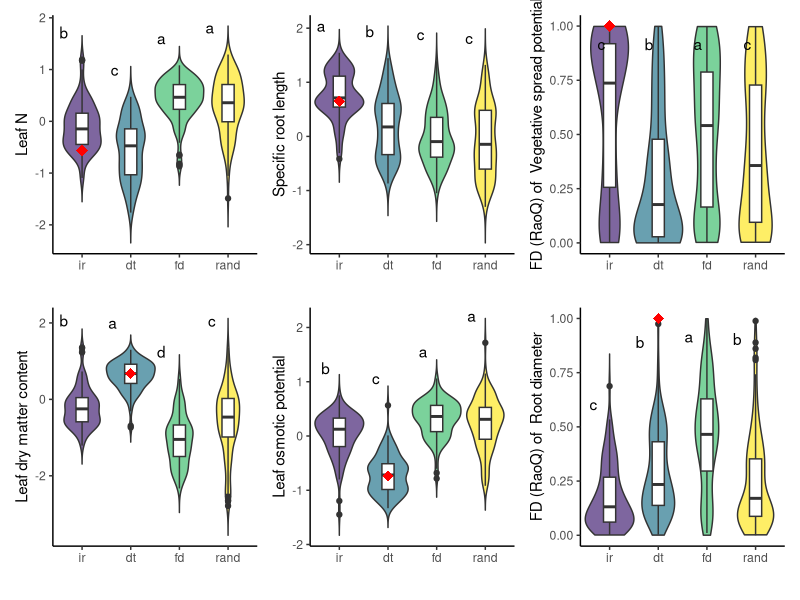
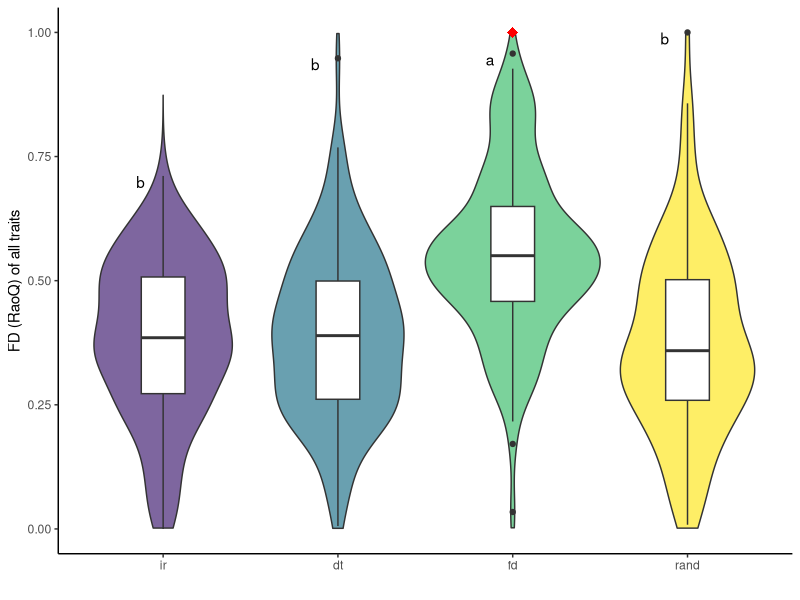
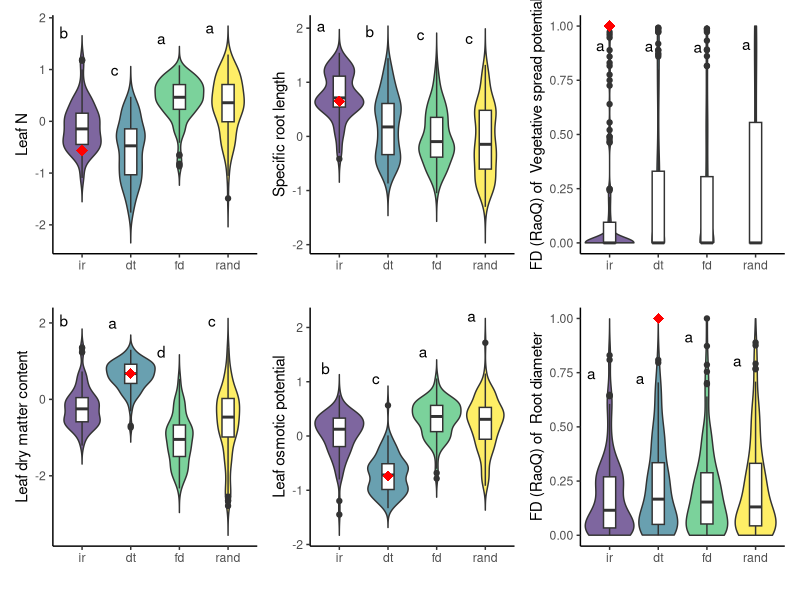
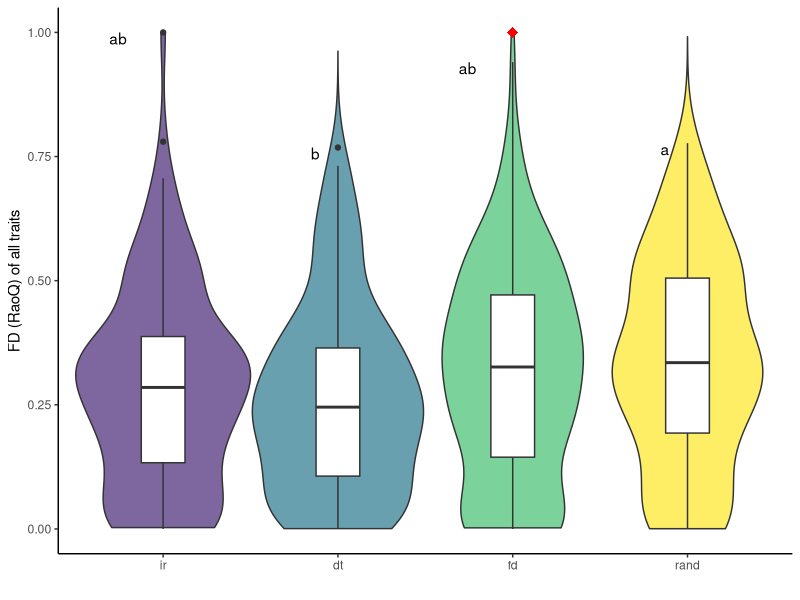
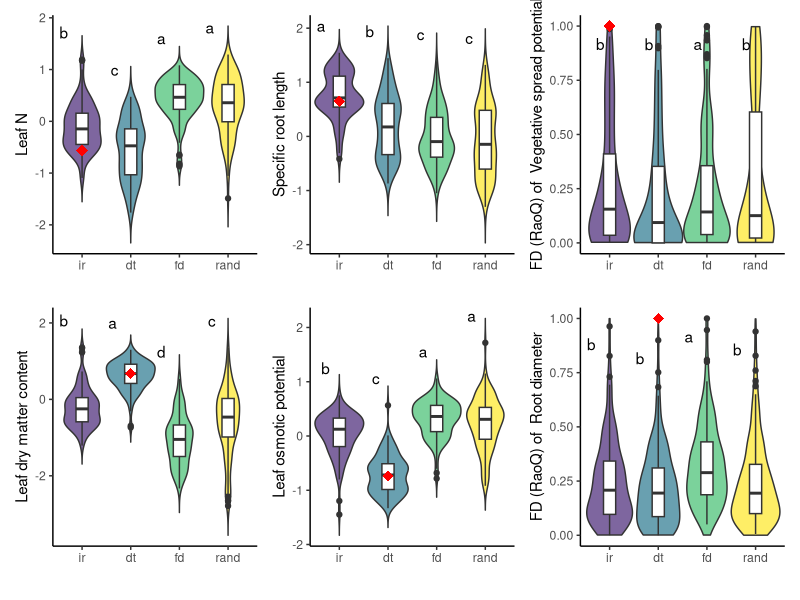
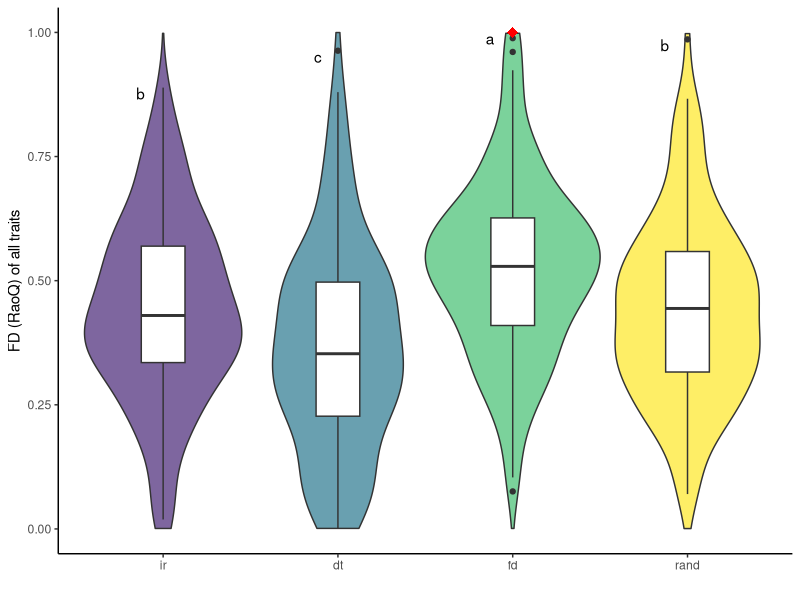
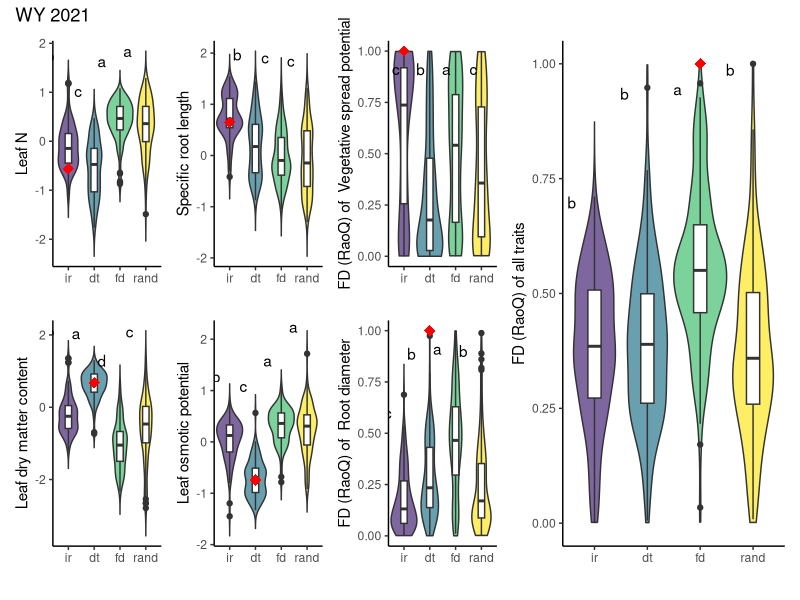
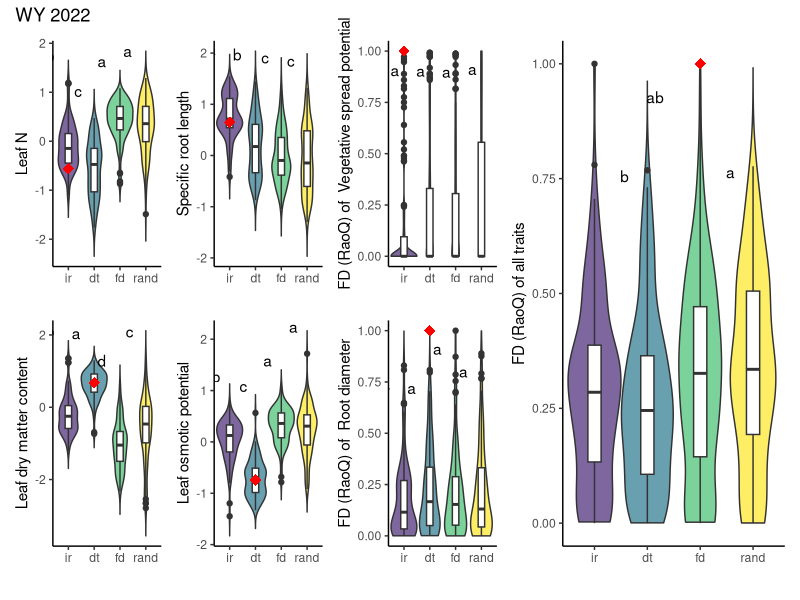

The R source for these figures, in order: (Note: this script raises an error after producing the figures.)
#### General assessment of CWM in different seeding treatment in WY
#### To see how CWM's differed by seeding trt, the following code 
#### creates violin plots and test for differences using ANOVA 
#### (as well as +post-hoc Tukey and plotting) annually.
#### These analyses and figures were used for visualization and initial
#### assessment, but none of these analyses or figures are included in
#### the final manuscript. 

#library loading
library(tidyverse)

#### Create functions
## Functions needed to normalizing RoaQ, making post-hoc letters, 
## and creating figures
# Function for normalizing FD
normalize <- function(x) {
  return ((x - min(x)) / (max(x) - min(x)))
}

# automatically extract post-hoc comparisons from tukey and place on plot
generateTukeyLabel <- function(model, y_var) {
  # Perform Tukey HSD
  tukey_cov <- TukeyHSD(model)
  # Display letters for each site
  multcompView::multcompLetters4(model, tukey_cov)
  sum_labels <- data.frame(multcompView::multcompLetters4(model, tukey_cov)$trt['Letters'])
  sum_labels <- sum_labels %>% rownames_to_column("trt")
  # Obtain letter position for y axis using means
  yvalue <- aggregate(y_var ~ trt, data = model$model, max)
  # Merge dataframes
  tukeylabel <- merge(sum_labels, yvalue)
  return(tukeylabel)
}

# make violin plot for traits functional diversity (RoaQ)
CWM_trait_FD_plot <- function(data, trait, ylab) {
  ggplot(data, aes_string("trt", trait)) +
    geom_violin(aes(fill = trt), width = 1, trim = FALSE) +
    geom_boxplot(width = 0.25) +
    #geom_jitter(width = 0.12, height = 0, size = 1, alpha = 0.3) +
    scale_fill_viridis_d(option = "D", begin = 0.1, end = 1, alpha = 0.7) +
    theme_classic() +
    ylab(paste("FD (RaoQ) of ", ylab)) +
    xlab("") +
    ylim(0,1)+
    #ylim(0,max(trait+.5)) +
    theme(legend.position = "none")
}

# make violin plot for trait 
CWM_trait_plot <- function(data, trait, ylab) {
  ggplot(data, aes_string("trt", trait)) +
    geom_violin(aes(fill = trt), width = 1, trim = FALSE) +
    geom_boxplot(width = 0.25) +
    #geom_jitter(width = 0.12, height = 0, size = 1, alpha = 0.3) +
    scale_fill_viridis_d(option = "D", begin = 0.1, end = 1, alpha = 0.7) +
    theme_classic() +
    ylab(ylab) +
    xlab("") +
    theme(legend.position = "none")
}


#### reading in data
dat <- read.csv("data/cwm_wy.csv") #cwm data
dat$trt <- factor(dat$trt, levels = c('ir','dt','fd','rand'),ordered = TRUE) #order trt levels
datFD <- read.csv("data/cwm_raoq_wy.csv") #cwm RoaQ data
datFD$trt <- factor(datFD$trt, levels = c('ir','dt','fd','rand'),ordered = TRUE) #order trt levels
#trait data
traits.wy <- read.csv("data/mixedgrass.csv", header=TRUE, row.names=1) # CSV of species-trait combinations (for OG 25)
traits.wy <- traits.wy[traits.wy$use==1,] # subset use=1
traits.wy$PLSg.m2.mono <- traits.wy$PLSlbs.acre.mono * (453.59237 / 4046.8564224) #convert lb/acre to g/m2
#scale traits
traits.wy$srl = scale(log(traits.wy$srl))
traits.wy$ldmc = scale(log(traits.wy$ldmc))
traits.wy$leafn = scale(log(traits.wy$leafn))
traits.wy$lop = scale(traits.wy$lop)
traits.wy$rootdiam = scale(log(traits.wy$rootdiam))
traits.wy$sla = scale(log(traits.wy$sla))
traits.wy$rdmc = scale(log(traits.wy$rdmc))

## subset data by year for figures
subdat21 <- dat %>% filter(year=="2021")
subdatFD21 <- datFD %>% filter(year=="2021")
subdat22 <- dat %>% filter(year=="2022")
subdatFD22 <- datFD %>% filter(year=="2022")
subdat23 <- dat %>% filter(year=="2023")
subdatFD23 <- datFD %>% filter(year=="2023")

#### Did traits of seeding treatments differ? (ANOVA, post-hoc Tukey, and plotting)
#### 2021 ####
summary(leafn21.mod <- aov(leafn~trt, subdat21))
leafn21.tuk <- generateTukeyLabel(leafn21.mod, subdat21$leafn)
leafn.wy.21 <- CWM_trait_plot(subdat21,subdat21$leafn,"Leaf N") +
  geom_point(aes(y=quantile(leafn,.25),x="ir"), data=traits.wy, col= "red", shape=18, size=3.5) + # Specifying the target object (red dot).
#  geom_point(aes(y=quantile(cwm21.wy$leafn,.25),x="ir"), data=traits.wy, col= "red", shape=18, size=3.5) # target could be specified per year, but probably makes less sense.
  geom_text(data = leafn21.tuk, aes(x = trt, y = y_var, label = Letters), hjust=2.5, vjust=-1.75, col="black") #add tukey labels

summary(srl21.mod <- aov(srl~trt, subdat21))
srl21.tuk <- generateTukeyLabel(srl21.mod, subdat21$srl)
srl.wy.21 <- CWM_trait_plot(subdat21,subdat21$srl,"Specific root length") +
  geom_point(aes(y=quantile(srl,.7557),x="ir"), data=traits.wy, col= "red", shape=18, size=3.5) +
  geom_text(data = srl21.tuk, aes(x = trt, y = y_var, label = Letters), hjust=2.5, vjust=-1.75, col="black") #add tukey labels

# veg.wy.21 <- CWM_trait_plot(cwm21.wy,cwm21.wy$veg,"Vegetative spread potential") +
#   ylim(0,1)
#plot veg as Raoq instead (normalize FD/RoaQ)
subdatFD21$veg <- normalize(subdatFD21$veg) #(normalize FD/RoaQ)
summary(veg21.mod <- aov(srl~trt, subdatFD21)) #summary model
veg21.tuk <- generateTukeyLabel(veg21.mod, subdatFD21$veg) #tukey and labels
veg.wy.21 <- CWM_trait_FD_plot(subdatFD21,subdatFD21$veg,"Vegetative spread potential") +
  geom_point(aes(y=max(veg),x="ir"),data=subdatFD21, col= "red", shape=18, size=3.5) + #get target FD from annual highest possible (?)
  geom_text(data = veg21.tuk, aes(x = trt, y = y_var, label = Letters), hjust=1.5, vjust=2, col="black") #add tukey labels

summary(ldmc21.mod <- aov(ldmc~trt, subdat21))
ldmc21.tuk <- generateTukeyLabel(ldmc21.mod, subdat21$ldmc)
ldmc.wy.21 <- CWM_trait_plot(subdat21,subdat21$ldmc,"Leaf dry matter content") +
  geom_point(aes(y=quantile(ldmc,.75),x="dt"),data=traits.wy, col= "red", shape=18, size=3.5) +
  geom_text(data = ldmc21.tuk, aes(x = trt, y = y_var, label = Letters), hjust=2.5, vjust=-1.75, col="black") #add tukey labels

summary(lop21.mod <- aov(lop~trt, subdat21))
lop21.tuk <- generateTukeyLabel(lop21.mod, subdat21$lop)
lop.wy.21 <- CWM_trait_plot(subdat21,subdat21$lop,"Leaf osmotic potential") +
  geom_point(aes(y=quantile(lop,.25),x="dt"),data=traits.wy, col= "red", shape=18, size=3.5) +
  geom_text(data = lop21.tuk, aes(x = trt, y = y_var, label = Letters), hjust=2, vjust=-1.75, col="black") #add tukey labels

# rootdiam.wy.21 <- CWM_trait_plot(cwm21.wy,cwm21.wy$rootdiam,"Root diameter")
#plot veg as Raoq instead (normalize FD/RoaQ)
subdatFD21$rootdiam <- normalize(subdatFD21$rootdiam) #(normalize FD/RoaQ)
summary(rd21.mod <- aov(rootdiam~trt, subdatFD21)) #summary model
rd21.tuk <- generateTukeyLabel(rd21.mod, subdatFD21$rootdiam) #tukey and labels
rootdiam.wy.21 <- CWM_trait_FD_plot(subdatFD21,subdatFD21$rootdiam,"Root diameter") +
  geom_point(aes(y=max(rootdiam),x="dt"),data=subdatFD21, col= "red", shape=18, size=3.5) + #get target FD from annual highest possible (?)
  geom_text(data = rd21.tuk, aes(x = trt, y = y_var, label = Letters), hjust=2.5, vjust=2, col="black") #add tukey labels

subdatFD21$full <- normalize(subdatFD21$full) #(normalize FD/RoaQ)
summary(full21.mod <- aov(full~trt, subdatFD21)) #summary model
full21.tuk <- generateTukeyLabel(full21.mod, subdatFD21$full) #tukey and labels
FD.wy.21 <- subdatFD21 %>% 
  ggplot(aes(trt,full)) +
  geom_violin(aes(fill=trt), width=1, trim=F) +
  geom_boxplot(width=.25) +
  #geom_jitter(width=.12, height = 0, size= 1, alpha=.3) +
  scale_fill_viridis_d(option="D", begin = .1, end = 1, alpha=.7) +
  theme_classic() + ylab("FD (RaoQ) of all traits") + xlab("") + 
  ylim(0,1)+
  #ylim(0,max(cwm_roaq21.wy$full+3)) +
  theme(legend.position  = "none") +
  geom_point(aes(y=max(full),x="fd"),data=subdatFD21, col= "red", shape=18, size=3.5) + #get target FD from annual highest possible (?)
  geom_text(data = full21.tuk, aes(x = trt, y = y_var, label = Letters), hjust=3, vjust=1, col="black") #add tukey labels



#### 2022 ####
summary(leafn22.mod <- aov(leafn~trt, subdat22))
leafn22.tuk <- generateTukeyLabel(leafn22.mod, subdat22$leafn)
leafn.wy.22 <- CWM_trait_plot(subdat22,subdat22$leafn,"Leaf N") +
  geom_point(aes(y=quantile(leafn,.25),x="ir"), data=traits.wy, col= "red", shape=18, size=3.5) + # Specifying the target object (red dot).
  #  geom_point(aes(y=quantile(cwm22.wy$leafn,.25),x="ir"), data=traits.wy, col= "red", shape=18, size=3.5) # target could be specified per year, but probably makes less sense.
  geom_text(data = leafn22.tuk, aes(x = trt, y = y_var, label = Letters), hjust=2.5, vjust=-1.75, col="black") #add tukey labels

summary(srl22.mod <- aov(srl~trt, subdat22))
srl22.tuk <- generateTukeyLabel(srl22.mod, subdat22$srl)
srl.wy.22 <- CWM_trait_plot(subdat22,subdat22$srl,"Specific root length") +
  geom_point(aes(y=quantile(srl,.7557),x="ir"), data=traits.wy, col= "red", shape=18, size=3.5) +
  geom_text(data = srl22.tuk, aes(x = trt, y = y_var, label = Letters), hjust=2.5, vjust=-1.75, col="black") #add tukey labels

# veg.wy.22 <- CWM_trait_plot(cwm22.wy,cwm22.wy$veg,"Vegetative spread potential") +
#   ylim(0,1)
#plot veg as Raoq instead (normalize FD/RoaQ)
subdatFD22$veg <- normalize(subdatFD22$veg) #(normalize FD/RoaQ)
summary(veg22.mod <- aov(srl~trt, subdatFD22)) #summary model
veg22.tuk <- generateTukeyLabel(veg22.mod, subdatFD22$veg) #tukey and labels
veg.wy.22 <- CWM_trait_FD_plot(subdatFD22,subdatFD22$veg,"Vegetative spread potential") +
  geom_point(aes(y=max(veg),x="ir"),data=subdatFD22, col= "red", shape=18, size=3.5) + #get target FD from annual highest possible (?)
  geom_text(data = veg22.tuk, aes(x = trt, y = y_var, label = Letters), hjust=1.5, vjust=2, col="black") #add tukey labels

summary(ldmc22.mod <- aov(ldmc~trt, subdat22))
ldmc22.tuk <- generateTukeyLabel(ldmc22.mod, subdat22$ldmc)
ldmc.wy.22 <- CWM_trait_plot(subdat22,subdat22$ldmc,"Leaf dry matter content") +
  geom_point(aes(y=quantile(ldmc,.75),x="dt"),data=traits.wy, col= "red", shape=18, size=3.5) +
  geom_text(data = ldmc22.tuk, aes(x = trt, y = y_var, label = Letters), hjust=2.5, vjust=-1.75, col="black") #add tukey labels

summary(lop22.mod <- aov(lop~trt, subdat22))
lop22.tuk <- generateTukeyLabel(lop22.mod, subdat22$lop)
lop.wy.22 <- CWM_trait_plot(subdat22,subdat22$lop,"Leaf osmotic potential") +
  geom_point(aes(y=quantile(lop,.25),x="dt"),data=traits.wy, col= "red", shape=18, size=3.5) +
  geom_text(data = lop22.tuk, aes(x = trt, y = y_var, label = Letters), hjust=2, vjust=-1.75, col="black") #add tukey labels

# rootdiam.wy.22 <- CWM_trait_plot(cwm22.wy,cwm22.wy$rootdiam,"Root diameter")
#plot veg as Raoq instead (normalize FD/RoaQ)
subdatFD22$rootdiam <- normalize(subdatFD22$rootdiam) #(normalize FD/RoaQ)
summary(rd22.mod <- aov(rootdiam~trt, subdatFD22)) #summary model
rd22.tuk <- generateTukeyLabel(rd22.mod, subdatFD22$rootdiam) #tukey and labels
rootdiam.wy.22 <- CWM_trait_FD_plot(subdatFD22,subdatFD22$rootdiam,"Root diameter") +
  geom_point(aes(y=max(rootdiam),x="dt"),data=subdatFD22, col= "red", shape=18, size=3.5) + #get target FD from annual highest possible (?)
  geom_text(data = rd22.tuk, aes(x = trt, y = y_var, label = Letters), hjust=2.5, vjust=2, col="black") #add tukey labels

subdatFD22$full <- normalize(subdatFD22$full) #(normalize FD/RoaQ)
summary(full22.mod <- aov(full~trt, subdatFD22)) #summary model
full22.tuk <- generateTukeyLabel(full22.mod, subdatFD22$full) #tukey and labels
FD.wy.22 <- subdatFD22 %>% 
  ggplot(aes(trt,full)) +
  geom_violin(aes(fill=trt), width=1, trim=F) +
  geom_boxplot(width=.25) +
  #geom_jitter(width=.12, height = 0, size= 1, alpha=.3) +
  scale_fill_viridis_d(option="D", begin = .1, end = 1, alpha=.7) +
  theme_classic() + ylab("FD (RaoQ) of all traits") + xlab("") + 
  ylim(0,1)+
  #ylim(0,max(cwm_roaq22.wy$full+3)) +
  theme(legend.position  = "none") +
  geom_point(aes(y=max(full),x="fd"),data=subdatFD22, col= "red", shape=18, size=3.5) + #get target FD from annual highest possible (?)
  geom_text(data = full22.tuk, aes(x = trt, y = y_var, label = Letters), hjust=3, vjust=1, col="black") #add tukey labels






#### 2023 ####
summary(leafn23.mod <- aov(leafn~trt, subdat23))
leafn23.tuk <- generateTukeyLabel(leafn23.mod, subdat23$leafn)
leafn.wy.23 <- CWM_trait_plot(subdat23,subdat23$leafn,"Leaf N") +
  geom_point(aes(y=quantile(leafn,.25),x="ir"), data=traits.wy, col= "red", shape=18, size=3.5) + # Specifying the target object (red dot).
  #  geom_point(aes(y=quantile(cwm23.wy$leafn,.25),x="ir"), data=traits.wy, col= "red", shape=18, size=3.5) # target could be specified per year, but probably makes less sense.
  geom_text(data = leafn23.tuk, aes(x = trt, y = y_var, label = Letters), hjust=2.5, vjust=-1.75, col="black") #add tukey labels

summary(srl23.mod <- aov(srl~trt, subdat23))
srl23.tuk <- generateTukeyLabel(srl23.mod, subdat23$srl)
srl.wy.23 <- CWM_trait_plot(subdat23,subdat23$srl,"Specific root length") +
  geom_point(aes(y=quantile(srl,.7557),x="ir"), data=traits.wy, col= "red", shape=18, size=3.5) +
  geom_text(data = srl23.tuk, aes(x = trt, y = y_var, label = Letters), hjust=2.5, vjust=-1.75, col="black") #add tukey labels

# veg.wy.23 <- CWM_trait_plot(cwm23.wy,cwm23.wy$veg,"Vegetative spread potential") +
#   ylim(0,1)
#plot veg as Raoq instead (normalize FD/RoaQ)
subdatFD23$veg <- normalize(subdatFD23$veg) #(normalize FD/RoaQ)
summary(veg23.mod <- aov(srl~trt, subdatFD23)) #summary model
veg23.tuk <- generateTukeyLabel(veg23.mod, subdatFD23$veg) #tukey and labels
veg.wy.23 <- CWM_trait_FD_plot(subdatFD23,subdatFD23$veg,"Vegetative spread potential") +
  geom_point(aes(y=max(veg),x="ir"),data=subdatFD23, col= "red", shape=18, size=3.5) + #get target FD from annual highest possible (?)
  geom_text(data = veg23.tuk, aes(x = trt, y = y_var, label = Letters), hjust=1.5, vjust=2, col="black") #add tukey labels

summary(ldmc23.mod <- aov(ldmc~trt, subdat23))
ldmc23.tuk <- generateTukeyLabel(ldmc23.mod, subdat23$ldmc)
ldmc.wy.23 <- CWM_trait_plot(subdat23,subdat23$ldmc,"Leaf dry matter content") +
  geom_point(aes(y=quantile(ldmc,.75),x="dt"),data=traits.wy, col= "red", shape=18, size=3.5) +
  geom_text(data = ldmc23.tuk, aes(x = trt, y = y_var, label = Letters), hjust=2.5, vjust=-1.75, col="black") #add tukey labels

summary(lop23.mod <- aov(lop~trt, subdat23))
lop23.tuk <- generateTukeyLabel(lop23.mod, subdat23$lop)
lop.wy.23 <- CWM_trait_plot(subdat23,subdat23$lop,"Leaf osmotic potential") +
  geom_point(aes(y=quantile(lop,.25),x="dt"),data=traits.wy, col= "red", shape=18, size=3.5) +
  geom_text(data = lop23.tuk, aes(x = trt, y = y_var, label = Letters), hjust=2, vjust=-1.75, col="black") #add tukey labels

# rootdiam.wy.23 <- CWM_trait_plot(cwm23.wy,cwm23.wy$rootdiam,"Root diameter")
#plot veg as Raoq instead (normalize FD/RoaQ)
subdatFD23$rootdiam <- normalize(subdatFD23$rootdiam) #(normalize FD/RoaQ)
summary(rd23.mod <- aov(rootdiam~trt, subdatFD23)) #summary model
rd23.tuk <- generateTukeyLabel(rd23.mod, subdatFD23$rootdiam) #tukey and labels
rootdiam.wy.23 <- CWM_trait_FD_plot(subdatFD23,subdatFD23$rootdiam,"Root diameter") +
  geom_point(aes(y=max(rootdiam),x="dt"),data=subdatFD23, col= "red", shape=18, size=3.5) + #get target FD from annual highest possible (?)
  geom_text(data = rd23.tuk, aes(x = trt, y = y_var, label = Letters), hjust=2.5, vjust=2, col="black") #add tukey labels

subdatFD23$full <- normalize(subdatFD23$full) #(normalize FD/RoaQ)
summary(full23.mod <- aov(full~trt, subdatFD23)) #summary model
full23.tuk <- generateTukeyLabel(full23.mod, subdatFD23$full) #tukey and labels
FD.wy.23 <- subdatFD23 %>% 
  ggplot(aes(trt,full)) +
  geom_violin(aes(fill=trt), width=1, trim=F) +
  geom_boxplot(width=.25) +
  #geom_jitter(width=.12, height = 0, size= 1, alpha=.3) +
  scale_fill_viridis_d(option="D", begin = .1, end = 1, alpha=.7) +
  theme_classic() + ylab("FD (RaoQ) of all traits") + xlab("") + 
  ylim(0,1)+
  #ylim(0,max(cwm_roaq23.wy$full+3)) +
  theme(legend.position  = "none") +
  geom_point(aes(y=max(full),x="fd"),data=subdatFD23, col= "red", shape=18, size=3.5) + #get target FD from annual highest possible (?)
  geom_text(data = full23.tuk, aes(x = trt, y = y_var, label = Letters), hjust=3, vjust=1, col="black") #add tukey labels


## Produce a .tiff file of our plots together!
library(patchwork)
# export 21
tiff("figures/cwm WY/traits_2021.tiff", res=400, height = 6,width =8.5, "in",compression = "lzw")
(leafn.wy.21 + srl.wy.21 + veg.wy.21) / (ldmc.wy.21 + lop.wy.21 + rootdiam.wy.21)
dev.off()
tiff("figures/cwm WY/FD_2021.tiff", res=400, height = 4,width =4, "in",compression = "lzw")
FD.wy.21
dev.off()
# export 22
tiff("figures/cwm WY/traits_2022.tiff", res=400, height = 6,width =8.5, "in",compression = "lzw")
(leafn.wy.22 + srl.wy.22 + veg.wy.22) / (ldmc.wy.22 + lop.wy.22 + rootdiam.wy.22)
dev.off()
tiff("figures/cwm WY/FD_2022.tiff", res=400, height = 4,width =4, "in",compression = "lzw")
FD.wy.22
dev.off()
# export 23
tiff("figures/cwm WY/traits_2023.tiff", res=400, height = 6,width =8.5, "in",compression = "lzw")
(leafn.wy.23 + srl.wy.23 + veg.wy.23) / (ldmc.wy.23 + lop.wy.23 + rootdiam.wy.23)
dev.off()
tiff("figures/cwm WY/FD_2023.tiff", res=400, height = 4,width =4, "in",compression = "lzw")
FD.wy.23
dev.off()

## figure for short report
#21
tiff("figures/cwm wy/alltargets_2021.tiff", res=400, height = 6,width =12, "in",compression = "lzw")
(((leafn.wy.21 + srl.wy.21 + veg.wy.21) / (ldmc.wy.21 + lop.wy.21 + rootdiam.wy.21)) | (FD.wy.21)) +
  plot_layout(widths = c(2,1)) + 
  plot_annotation(title = 'WY 2021')
dev.off()
#22
tiff("figures/cwm wy/alltargets_2022.tiff", res=400, height = 6,width =12, "in",compression = "lzw")
(((leafn.wy.22 + srl.wy.22 + veg.wy.22) / (ldmc.wy.22 + lop.wy.22 + rootdiam.wy.22)) | (FD.wy.22)) +
  plot_layout(widths = c(2,1)) + 
  plot_annotation(title = 'WY 2022')
dev.off()
#23
tiff("figures/cwm wy/alltargets_2023.tiff", res=400, height = 6,width =12, "in",compression = "lzw")
(((leafn.wy.23 + srl.wy.23 + veg.wy.23) / (ldmc.wy.23 + lop.wy.23 + rootdiam.wy.23)) | (FD.wy.23)) +
  plot_layout(widths = c(2,1)) + 
  plot_annotation(title = 'WY 2023')
dev.off()

#### add a legent to plots?
# leg <- cwm %>% 
#   ggplot(aes(Treatments,rootdiam)) +
#   geom_violin(aes(fill=Treatments), width=1, trim=F) +
#   scale_fill_viridis_d(option="D", begin = .1, end = 1, alpha=.7) +
#   theme_classic()
# leg
# 
# tiff("trait_legend.tiff", width = 3, height = 2, "in", res=400, compression = "lzw")
# grid::grid.newpage()
# grid::grid.draw(cowplot::get_legend(leg))
# dev.off()
# 
# gridExtra::grid.arrange(a,b,c,d,e,f,ncol=3)


## All years combined
summary(leafn.mod <- aov(leafn~trt, dat))
leafn.tuk <- generateTukeyLabel(leafn.mod, dat$leafn)
leafn.wy <- CWM_trait_plot(dat,dat$leafn,"Leaf N") +
  geom_point(aes(y=quantile(leafn,.25),x="ir"), data=traits.wy, col= "red", shape=18, size=3.5) + # Specifying the target object (red dot).
  #  geom_point(aes(y=quantile(cwm21.wy$leafn,.25),x="ir"), data=traits.wy, col= "red", shape=18, size=3.5) # target could be specified per year, but probably makes less sense.
  geom_text(data = leafn.tuk, aes(x = trt, y = y_var, label = Letters), hjust=2.5, vjust=-1.75, col="black") #add tukey labels

summary(srl.mod <- aov(srl~trt, dat))
srl.tuk <- generateTukeyLabel(srl.mod, dat$srl)
srl.wy <- CWM_trait_plot(dat,dat$srl,"Specific root length") +
  geom_point(aes(y=quantile(srl,.7557),x="ir"), data=traits.wy, col= "red", shape=18, size=3.5) +
  geom_text(data = srl.tuk, aes(x = trt, y = y_var, label = Letters), hjust=2.5, vjust=-1.75, col="black") #add tukey labels

# veg.wy.21 <- CWM_trait_plot(cwm21.wy,cwm21.wy$veg,"Vegetative spread potential") +
#   ylim(0,1)
#plot veg as Raoq instead (normalize FD/RoaQ)
datFD$veg <- normalize(datFD$veg) #(normalize FD/RoaQ)
summary(veg.mod <- aov(veg~trt, datFD)) #summary model
veg.tuk <- generateTukeyLabel(veg.mod, datFD$veg) #tukey and labels
veg.wy <- CWM_trait_FD_plot(datFD,datFD$veg,"Vegetative spread potential") +
  geom_point(aes(y=max(veg),x="ir"),data=datFD, col= "red", shape=18, size=3.5) + #get target FD from annual highest possible (?)
  geom_text(data = veg.tuk, aes(x = trt, y = y_var, label = Letters), hjust=1.5, vjust=2, col="black") #add tukey labels

summary(ldmc.mod <- aov(ldmc~trt, dat))
ldmc.tuk <- generateTukeyLabel(ldmc.mod, dat$ldmc)
ldmc.wy <- CWM_trait_plot(dat,dat$ldmc,"Leaf dry matter content") +
  geom_point(aes(y=quantile(ldmc,.75),x="dt"),data=traits.wy, col= "red", shape=18, size=3.5) +
  geom_text(data = ldmc.tuk, aes(x = trt, y = y_var, label = Letters), hjust=2.5, vjust=-1.75, col="black") #add tukey labels

summary(lop.mod <- aov(lop~trt, dat))
lop.tuk <- generateTukeyLabel(lop.mod, dat$lop)
lop.wy <- CWM_trait_plot(dat,dat$lop,"Leaf osmotic potential") +
  geom_point(aes(y=quantile(lop,.25),x="dt"),data=traits.wy, col= "red", shape=18, size=3.5) +
  geom_text(data = lop.tuk, aes(x = trt, y = y_var, label = Letters), hjust=2, vjust=-1.75, col="black") #add tukey labels

# rootdiam.wy.21 <- CWM_trait_plot(cwm21.wy,cwm21.wy$rootdiam,"Root diameter")
#plot veg as Raoq instead (normalize FD/RoaQ)
datFD$rootdiam <- normalize(datFD$rootdiam) #(normalize FD/RoaQ)
summary(rd.mod <- aov(rootdiam~trt, datFD)) #summary model
rd.tuk <- generateTukeyLabel(rd.mod, datFD$rootdiam) #tukey and labels
rootdiam.wy <- CWM_trait_FD_plot(datFD,datFD$rootdiam,"Root diameter") +
  geom_point(aes(y=max(rootdiam),x="dt"),data=datFD, col= "red", shape=18, size=3.5) + #get target FD from annual highest possible (?)
  geom_text(data = rd.tuk, aes(x = trt, y = y_var, label = Letters), hjust=2.5, vjust=2, col="black") #add tukey labels

datFD$full <- normalize(datFD$full) #(normalize FD/RoaQ)
summary(full.mod <- aov(full~trt, datFD)) #summary model
full.tuk <- generateTukeyLabel(full.mod, datFD$full) #tukey and labels
FD.wy <- datFD %>% 
  ggplot(aes(trt,full)) +
  geom_violin(aes(fill=trt), width=1, trim=F) +
  geom_boxplot(width=.25) +
  #geom_jitter(width=.12, height = 0, size= 1, alpha=.3) +
  scale_fill_viridis_d(option="D", begin = .1, end = 1, alpha=.7) +
  theme_classic() + ylab("FD (RaoQ) of all traits") + xlab("") + 
  ylim(0,1)+
  #ylim(0,max(cwm_roaq21.wy$full+3)) +
  theme(legend.position  = "none") +
  geom_point(aes(y=max(full),x="fd"),data=datFD, col= "red", shape=18, size=3.5) + #get target FD from annual highest possible (?)
  geom_text(data = full.tuk, aes(x = trt, y = y_var, label = Letters), hjust=3, vjust=1, col="black") #add tukey labels


#figure together
png("figures/cwm wy/alltargets.png", res=400, height = 6,width =12, "in")#,compression = "lzw")
(((leafn.wy + srl.wy + veg.wy) / (ldmc.wy + lop.wy + rootdiam.wy)) | (legend)/(FD.wy)) +
  plot_layout(widths = c(2.25,.75)) + 
  plot_annotation(title = 'WY (all years)')
dev.off()
